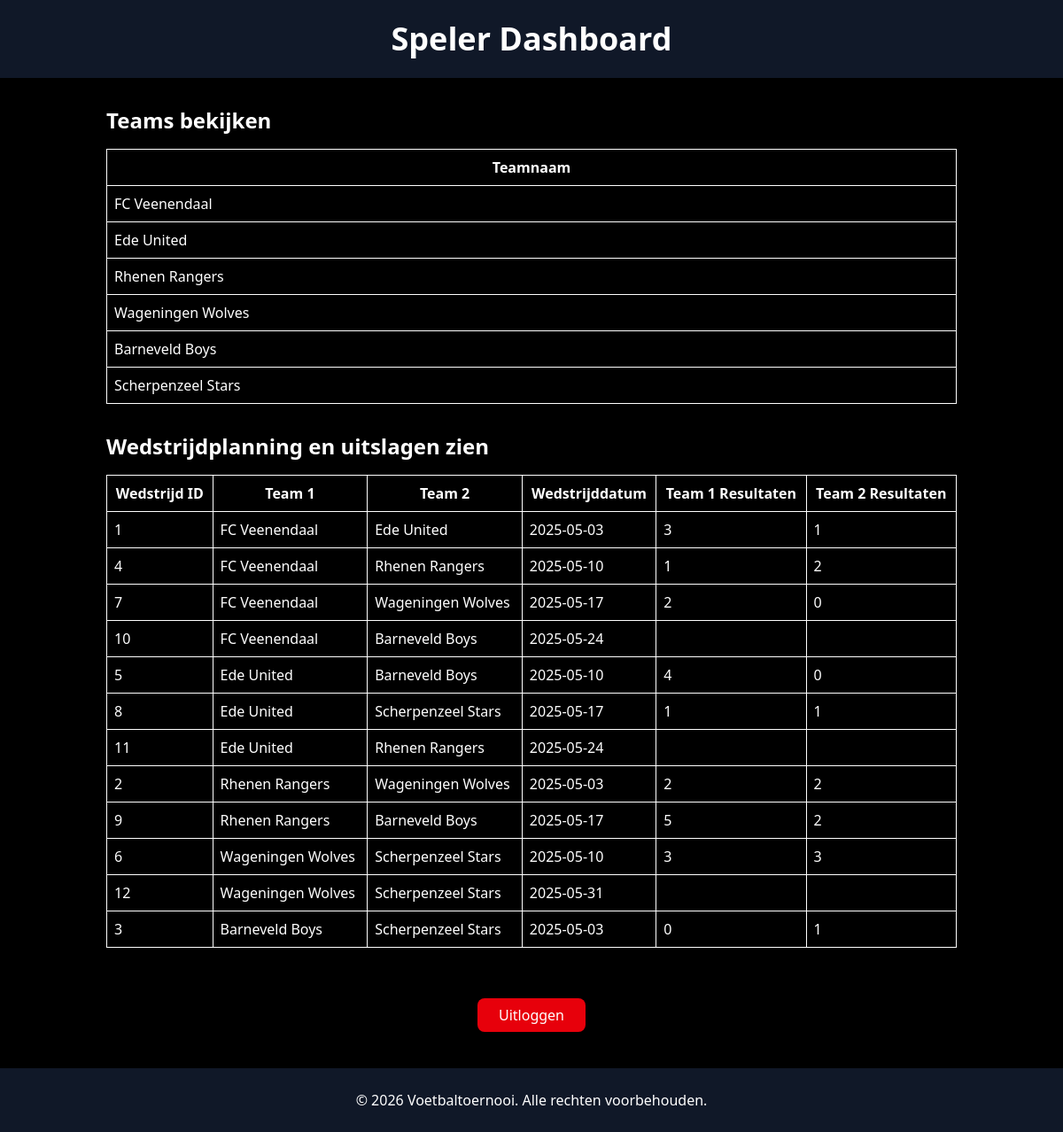
The page /user_dashboard.php (signed in) on the database its author committed.
### tables this page shows
CREATE TABLE `teams` (
  `team_id` int(11) NOT NULL AUTO_INCREMENT,
  `team_name` varchar(100) NOT NULL,
  `user_id` int(11) DEFAULT NULL,
  PRIMARY KEY (`team_id`),
  KEY `user_id` (`user_id`),
  CONSTRAINT `teams_ibfk_1` FOREIGN KEY (`user_id`) REFERENCES `vt_users` (`user_id`)
);

CREATE TABLE `matches` (
  `match_id` int(11) NOT NULL AUTO_INCREMENT,
  `team1_id` int(11) DEFAULT NULL,
  `team2_id` int(11) DEFAULT NULL,
  `match_date` date DEFAULT NULL,
  `team1_results` int(11) DEFAULT NULL,
  `team2_results` int(11) DEFAULT NULL,
  PRIMARY KEY (`match_id`),
  KEY `team1_id` (`team1_id`),
  KEY `team2_id` (`team2_id`),
  CONSTRAINT `matches_ibfk_1` FOREIGN KEY (`team1_id`) REFERENCES `teams` (`team_id`),
  CONSTRAINT `matches_ibfk_2` FOREIGN KEY (`team2_id`) REFERENCES `teams` (`team_id`)
);

### user_dashboard.php (the view, shortened to what this page needs)
<?php
require_once('database_connection.php');
$teams = $db->query("SELECT * FROM teams")->fetchAll(PDO::FETCH_ASSOC);
$matches = $db->query("SELECT matches.match_id, teams1.team_name as team1_name, teams2.team_name as team2_name, matches.match_date, matches.team1_results, matches.team2_results FROM matches
                     JOIN teams as teams1 ON matches.team1_id = teams1.team_id
                     JOIN teams as teams2 ON matches.team2_id = teams2.team_id")->fetchAll(PDO::FETCH_ASSOC);
?>
<!DOCTYPE html>
<html lang="nl">
<head>
    <script src="https://unpkg.com/@tailwindcss/browser@4"></script>
</head>
<body class="bg-black text-white font-sans min-h-screen flex flex-col">
    <header class="bg-gray-900 text-white p-6 shadow-lg">
        <h1 class="text-4xl font-extrabold text-center">Speler Dashboard</h1>
    </header>
    <main class="container mx-auto p-8 flex-grow">
        <section class="mb-8">
            <h3 class="text-2xl font-semibold mb-4">Teams bekijken</h3>
            <?php if (!empty($teams)): ?>
                <table class="table-auto w-full border-collapse border border-gray-700">
                    <thead>
                        <tr>
                            <th class="border p-2">Teamnaam</th>
                        </tr>
                    </thead>
                    <tbody>
                        <?php foreach ($teams as $team): ?>
                            <tr>
                                <td class="border p-2"><?= htmlspecialchars((string)$team['team_name']); ?></td>
                            </tr>
                        <?php endforeach; ?>
                    </tbody>
                </table>
            <?php else: ?>
                <p>Geen teams gevonden.</p>
            <?php endif; ?>
        </section>
        <section>
            <h3 class="text-2xl font-semibold mb-4">Wedstrijdplanning en uitslagen zien</h3>
            <?php if (!empty($matches)): ?>
                <table class="table-auto w-full border-collapse border border-gray-700">
                    <thead>
                        <tr>
                            <th class="border p-2">Wedstrijd ID</th>
                            <th class="border p-2">Team 1</th>
                            <th class="border p-2">Team 2</th>
                            <th class="border p-2">Wedstrijddatum</th>
                            <th class="border p-2">Team 1 Resultaten</th>
                            <th class="border p-2">Team 2 Resultaten</th>
                        </tr>
                    </thead>
                    <tbody>
                        <?php foreach ($matches as $match): ?>
                            <tr>
                                <td class="border p-2"><?= htmlspecialchars((string)$match['match_id']); ?></td>
                                <td class="border p-2"><?= htmlspecialchars((string)$match['team1_name']); ?></td>
                                <td class="border p-2"><?= htmlspecialchars((string)$match['team2_name']); ?></td>
                                <td class="border p-2"><?= htmlspecialchars((string)$match['match_date']); ?></td>
                                <td class="border p-2"><?= htmlspecialchars((string)$match['team1_results']); ?></td>
                                <td class="border p-2"><?= htmlspecialchars((string)$match['team2_results']); ?></td>
                            </tr>
                        <?php endforeach; ?>
                    </tbody>
                </table>
            <?php else: ?>
                <p>Geen wedstrijden gevonden.</p>
            <?php endif; ?>
        </section>
    </main>
    <div class="text-center mt-8">
        <a href="logout.php" class="bg-red-600 text-white py-2 px-6 rounded-lg hover:bg-red-700 transition">Uitloggen</a>
    </div>
    <footer class="bg-gray-900 text-white py-6 text-center mt-12">
        <p>&copy; <?= date("Y"); ?> Voetbaltoernooi. Alle rechten voorbehouden.</p>
    </footer>
</body>
</html>

### rows shown on the page
teams: team_name "FC Veenendaal"
teams: team_name "Ede United"
teams: team_name "Rhenen Rangers"
teams: team_name "Wageningen Wolves"
teams: team_name "Barneveld Boys"
teams: team_name "Scherpenzeel Stars"
matches: match_id "1", team1.team_name "FC Veenendaal", team2.team_name "Ede United", match_date "2025-05-03", team1_results "3", team2_results "1"
matches: match_id "4", team1.team_name "FC Veenendaal", team2.team_name "Rhenen Rangers", match_date "2025-05-10", team1_results "1", team2_results "2"
matches: match_id "7", team1.team_name "FC Veenendaal", team2.team_name "Wageningen Wolves", match_date "2025-05-17", team1_results "2", team2_results "0"
matches: match_id "10", team1.team_name "FC Veenendaal", team2.team_name "Barneveld Boys", match_date "2025-05-24"
matches: match_id "5", team1.team_name "Ede United", team2.team_name "Barneveld Boys", match_date "2025-05-10", team1_results "4", team2_results "0"
matches: match_id "8", team1.team_name "Ede United", team2.team_name "Scherpenzeel Stars", match_date "2025-05-17", team1_results "1", team2_results "1"
matches: match_id "11", team1.team_name "Ede United", team2.team_name "Rhenen Rangers", match_date "2025-05-24"
matches: match_id "2", team1.team_name "Rhenen Rangers", team2.team_name "Wageningen Wolves", match_date "2025-05-03", team1_results "2", team2_results "2"
matches: match_id "9", team1.team_name "Rhenen Rangers", team2.team_name "Barneveld Boys", match_date "2025-05-17", team1_results "5", team2_results "2"
matches: match_id "6", team1.team_name "Wageningen Wolves", team2.team_name "Scherpenzeel Stars", match_date "2025-05-10", team1_results "3", team2_results "3"
matches: match_id "12", team1.team_name "Wageningen Wolves", team2.team_name "Scherpenzeel Stars", match_date "2025-05-31"
matches: match_id "3", team1.team_name "Barneveld Boys", team2.team_name "Scherpenzeel Stars", match_date "2025-05-03", team1_results "0", team2_results "1"
